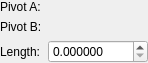
<?xml version="1.0" encoding="UTF-8"?>
<ui version="4.0">
 <class>ChainStiffSpring</class>
 <widget class="QWidget" name="ChainStiffSpring">
  <property name="geometry">
   <rect>
    <x>0</x>
    <y>0</y>
    <width>148</width>
    <height>56</height>
   </rect>
  </property>
  <property name="windowTitle">
   <string>Form</string>
  </property>
  <layout class="QFormLayout" name="formLayout">
   <property name="fieldGrowthPolicy">
    <enum>QFormLayout::AllNonFixedFieldsGrow</enum>
   </property>
   <property name="leftMargin">
    <number>0</number>
   </property>
   <property name="topMargin">
    <number>0</number>
   </property>
   <property name="rightMargin">
    <number>0</number>
   </property>
   <property name="bottomMargin">
    <number>0</number>
   </property>
   <item row="0" column="0">
    <widget class="QLabel" name="label">
     <property name="text">
      <string>Pivot A:</string>
     </property>
    </widget>
   </item>
   <item row="0" column="1">
    <widget class="Vec3Setter" name="pivotA" native="true"/>
   </item>
   <item row="1" column="0">
    <widget class="QLabel" name="label_2">
     <property name="text">
      <string>Pivot B:</string>
     </property>
    </widget>
   </item>
   <item row="1" column="1">
    <widget class="Vec3Setter" name="pivotB" native="true"/>
   </item>
   <item row="2" column="0">
    <widget class="QLabel" name="label_5">
     <property name="text">
      <string>Length:</string>
     </property>
    </widget>
   </item>
   <item row="2" column="1">
    <widget class="QDoubleSpinBox" name="length">
     <property name="decimals">
      <number>6</number>
     </property>
     <property name="maximum">
      <double>9999.000000000000000</double>
     </property>
    </widget>
   </item>
  </layout>
 </widget>
 <customwidgets>
  <customwidget>
   <class>Vec3Setter</class>
   <extends>QWidget</extends>
   <header>vec3setter.h</header>
   <container>1</container>
  </customwidget>
 </customwidgets>
 <resources/>
 <connections/>
</ui>
